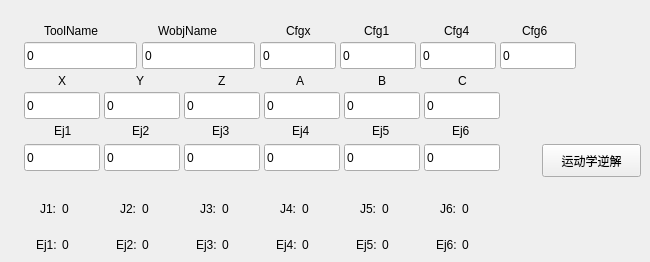
       <widget class="QWidget" name="tab_12">
        <attribute name="title">
         <string>IkSolver</string>
        </attribute>
        <widget class="QLabel" name="label_67">
         <property name="geometry">
          <rect>
           <x>458</x>
           <y>72</y>
           <width>67</width>
           <height>17</height>
          </rect>
         </property>
         <property name="text">
          <string>C</string>
         </property>
        </widget>
        <widget class="QLineEdit" name="Ik_Cfg6">
         <property name="geometry">
          <rect>
           <x>500</x>
           <y>42</y>
           <width>76</width>
           <height>27</height>
          </rect>
         </property>
         <property name="text">
          <string>0</string>
         </property>
        </widget>
        <widget class="QLabel" name="label_84">
         <property name="geometry">
          <rect>
           <x>132</x>
           <y>122</y>
           <width>67</width>
           <height>17</height>
          </rect>
         </property>
         <property name="text">
          <string>Ej2</string>
         </property>
        </widget>
        <widget class="QLineEdit" name="Ik_b">
         <property name="geometry">
          <rect>
           <x>344</x>
           <y>92</y>
           <width>76</width>
           <height>27</height>
          </rect>
         </property>
         <property name="text">
          <string>0</string>
         </property>
        </widget>
        <widget class="QLineEdit" name="Ik_z">
         <property name="geometry">
          <rect>
           <x>184</x>
           <y>92</y>
           <width>76</width>
           <height>27</height>
          </rect>
         </property>
         <property name="text">
          <string>0</string>
         </property>
        </widget>
        <widget class="QLabel" name="Ik_ej1label">
         <property name="geometry">
          <rect>
           <x>62</x>
           <y>236</y>
           <width>53</width>
           <height>17</height>
          </rect>
         </property>
         <property name="text">
          <string>0</string>
         </property>
        </widget>
        <widget class="QLabel" name="label_38">
         <property name="geometry">
          <rect>
           <x>44</x>
           <y>22</y>
           <width>77</width>
           <height>17</height>
          </rect>
         </property>
         <property name="text">
          <string>ToolName</string>
         </property>
        </widget>
        <widget class="QLabel" name="label_130">
         <property name="geometry">
          <rect>
           <x>116</x>
           <y>236</y>
           <width>31</width>
           <height>17</height>
          </rect>
         </property>
         <property name="text">
          <string>Ej2:</string>
         </property>
        </widget>
        <widget class="QLabel" name="label_104">
         <property name="geometry">
          <rect>
           <x>280</x>
           <y>200</y>
           <width>31</width>
           <height>17</height>
          </rect>
         </property>
         <property name="text">
          <string>J4:</string>
         </property>
        </widget>
        <widget class="QLabel" name="label_45">
         <property name="geometry">
          <rect>
           <x>444</x>
           <y>22</y>
           <width>67</width>
           <height>17</height>
          </rect>
         </property>
         <property name="text">
          <string>Cfg4</string>
         </property>
        </widget>
        <widget class="QLineEdit" name="Ik_a">
         <property name="geometry">
          <rect>
           <x>264</x>
           <y>92</y>
           <width>76</width>
           <height>27</height>
          </rect>
         </property>
         <property name="text">
          <string>0</string>
         </property>
        </widget>
        <widget class="QLineEdit" name="Ik_ej5">
         <property name="geometry">
          <rect>
           <x>344</x>
           <y>144</y>
           <width>76</width>
           <height>27</height>
          </rect>
         </property>
         <property name="text">
          <string>0</string>
         </property>
        </widget>
        <widget class="QLabel" name="label_48">
         <property name="geometry">
          <rect>
           <x>522</x>
           <y>22</y>
           <width>67</width>
           <height>17</height>
          </rect>
         </property>
         <property name="text">
          <string>Cfg6</string>
         </property>
        </widget>
        <widget class="QLabel" name="label_88">
         <property name="geometry">
          <rect>
           <x>212</x>
           <y>122</y>
           <width>67</width>
           <height>17</height>
          </rect>
         </property>
         <property name="text">
          <string>Ej3</string>
         </property>
        </widget>
        <widget class="QLineEdit" name="Ik_ej3">
         <property name="geometry">
          <rect>
           <x>184</x>
           <y>144</y>
           <width>76</width>
           <height>27</height>
          </rect>
         </property>
         <property name="text">
          <string>0</string>
         </property>
        </widget>
        <widget class="QLabel" name="label_87">
         <property name="geometry">
          <rect>
           <x>54</x>
           <y>122</y>
           <width>67</width>
           <height>17</height>
          </rect>
         </property>
         <property name="text">
          <string>Ej1</string>
         </property>
        </widget>
        <widget class="QLabel" name="Ik_ej5label">
         <property name="geometry">
          <rect>
           <x>382</x>
           <y>236</y>
           <width>67</width>
           <height>17</height>
          </rect>
         </property>
         <property name="text">
          <string>0</string>
         </property>
        </widget>
        <widget class="QLabel" name="Ik_ej6label">
         <property name="geometry">
          <rect>
           <x>462</x>
           <y>236</y>
           <width>67</width>
           <height>17</height>
          </rect>
         </property>
         <property name="text">
          <string>0</string>
         </property>
        </widget>
        <widget class="QLabel" name="Ik_j1label">
         <property name="geometry">
          <rect>
           <x>62</x>
           <y>200</y>
           <width>53</width>
           <height>17</height>
          </rect>
         </property>
         <property name="text">
          <string>0</string>
         </property>
        </widget>
        <widget class="QLabel" name="label_94">
         <property name="geometry">
          <rect>
           <x>372</x>
           <y>122</y>
           <width>67</width>
           <height>17</height>
          </rect>
         </property>
         <property name="text">
          <string>Ej5</string>
         </property>
        </widget>
        <widget class="QLabel" name="label_98">
         <property name="geometry">
          <rect>
           <x>40</x>
           <y>200</y>
           <width>31</width>
           <height>17</height>
          </rect>
         </property>
         <property name="text">
          <string>J1:</string>
         </property>
        </widget>
        <widget class="QLineEdit" name="Ik_Cfg1">
         <property name="geometry">
          <rect>
           <x>340</x>
           <y>42</y>
           <width>76</width>
           <height>27</height>
          </rect>
         </property>
         <property name="text">
          <string>0</string>
         </property>
        </widget>
        <widget class="QLabel" name="Ik_j5label">
         <property name="geometry">
          <rect>
           <x>382</x>
           <y>200</y>
           <width>67</width>
           <height>17</height>
          </rect>
         </property>
         <property name="text">
          <string>0</string>
         </property>
        </widget>
        <widget class="QLineEdit" name="Ik_y">
         <property name="geometry">
          <rect>
           <x>104</x>
           <y>92</y>
           <width>76</width>
           <height>27</height>
          </rect>
         </property>
         <property name="text">
          <string>0</string>
         </property>
        </widget>
        <widget class="QLineEdit" name="Ik_x">
         <property name="geometry">
          <rect>
           <x>24</x>
           <y>92</y>
           <width>76</width>
           <height>27</height>
          </rect>
         </property>
         <property name="text">
          <string>0</string>
         </property>
        </widget>
        <widget class="QLineEdit" name="Ik_wobjName">
         <property name="geometry">
          <rect>
           <x>142</x>
           <y>42</y>
           <width>113</width>
           <height>27</height>
          </rect>
         </property>
         <property name="text">
          <string>0</string>
         </property>
        </widget>
        <widget class="QLabel" name="label_39">
         <property name="geometry">
          <rect>
           <x>158</x>
           <y>22</y>
           <width>79</width>
           <height>17</height>
          </rect>
         </property>
         <property name="text">
          <string>WobjName</string>
         </property>
        </widget>
        <widget class="QLabel" name="label_133">
         <property name="geometry">
          <rect>
           <x>196</x>
           <y>236</y>
           <width>31</width>
           <height>17</height>
          </rect>
         </property>
         <property name="text">
          <string>Ej3:</string>
         </property>
        </widget>
        <widget class="QLabel" name="label_40">
         <property name="geometry">
          <rect>
           <x>286</x>
           <y>22</y>
           <width>67</width>
           <height>17</height>
          </rect>
         </property>
         <property name="text">
          <string>Cfgx</string>
         </property>
        </widget>
        <widget class="QLineEdit" name="Ik_ej1">
         <property name="geometry">
          <rect>
           <x>24</x>
           <y>144</y>
           <width>76</width>
           <height>27</height>
          </rect>
         </property>
         <property name="text">
          <string>0</string>
         </property>
        </widget>
        <widget class="QLabel" name="label_135">
         <property name="geometry">
          <rect>
           <x>276</x>
           <y>236</y>
           <width>31</width>
           <height>17</height>
          </rect>
         </property>
         <property name="text">
          <string>Ej4:</string>
         </property>
        </widget>
        <widget class="QLabel" name="label_64">
         <property name="geometry">
          <rect>
           <x>296</x>
           <y>72</y>
           <width>67</width>
           <height>17</height>
          </rect>
         </property>
         <property name="text">
          <string>A</string>
         </property>
        </widget>
        <widget class="QLineEdit" name="Ik_Cfg4">
         <property name="geometry">
          <rect>
           <x>420</x>
           <y>42</y>
           <width>76</width>
           <height>27</height>
          </rect>
         </property>
         <property name="text">
          <string>0</string>
         </property>
        </widget>
        <widget class="QLabel" name="label_106">
         <property name="geometry">
          <rect>
           <x>360</x>
           <y>200</y>
           <width>31</width>
           <height>17</height>
          </rect>
         </property>
         <property name="text">
          <string>J5:</string>
         </property>
        </widget>
        <widget class="QLabel" name="Ik_j4label">
         <property name="geometry">
          <rect>
           <x>302</x>
           <y>200</y>
           <width>67</width>
           <height>17</height>
          </rect>
         </property>
         <property name="text">
          <string>0</string>
         </property>
        </widget>
        <widget class="QLabel" name="label_100">
         <property name="geometry">
          <rect>
           <x>120</x>
           <y>200</y>
           <width>31</width>
           <height>17</height>
          </rect>
         </property>
         <property name="text">
          <string>J2:</string>
         </property>
        </widget>
        <widget class="QLabel" name="label_61">
         <property name="geometry">
          <rect>
           <x>218</x>
           <y>72</y>
           <width>67</width>
           <height>17</height>
          </rect>
         </property>
         <property name="text">
          <string>Z</string>
         </property>
        </widget>
        <widget class="QLabel" name="label_52">
         <property name="geometry">
          <rect>
           <x>58</x>
           <y>72</y>
           <width>67</width>
           <height>17</height>
          </rect>
         </property>
         <property name="text">
          <string>X</string>
         </property>
        </widget>
        <widget class="QLineEdit" name="Ik_Cfgx">
         <property name="geometry">
          <rect>
           <x>260</x>
           <y>42</y>
           <width>76</width>
           <height>27</height>
          </rect>
         </property>
         <property name="text">
          <string>0</string>
         </property>
        </widget>
        <widget class="QLabel" name="label_131">
         <property name="geometry">
          <rect>
           <x>436</x>
           <y>236</y>
           <width>31</width>
           <height>17</height>
          </rect>
         </property>
         <property name="text">
          <string>Ej6:</string>
         </property>
        </widget>
        <widget class="QLabel" name="label_102">
         <property name="geometry">
          <rect>
           <x>200</x>
           <y>200</y>
           <width>31</width>
           <height>17</height>
          </rect>
         </property>
         <property name="text">
          <string>J3:</string>
         </property>
        </widget>
        <widget class="QLabel" name="Ik_ej3label">
         <property name="geometry">
          <rect>
           <x>222</x>
           <y>236</y>
           <width>67</width>
           <height>17</height>
          </rect>
         </property>
         <property name="text">
          <string>0</string>
         </property>
        </widget>
        <widget class="QLabel" name="label_51">
         <property name="geometry">
          <rect>
           <x>136</x>
           <y>72</y>
           <width>67</width>
           <height>17</height>
          </rect>
         </property>
         <property name="text">
          <string>Y</string>
         </property>
        </widget>
        <widget class="QLabel" name="Ik_j2label">
         <property name="geometry">
          <rect>
           <x>142</x>
           <y>200</y>
           <width>67</width>
           <height>17</height>
          </rect>
         </property>
         <property name="text">
          <string>0</string>
         </property>
        </widget>
        <widget class="QLabel" name="Ik_ej2label">
         <property name="geometry">
          <rect>
           <x>142</x>
           <y>236</y>
           <width>67</width>
           <height>17</height>
          </rect>
         </property>
         <property name="text">
          <string>0</string>
         </property>
        </widget>
        <widget class="QLineEdit" name="Ik_ej4">
         <property name="geometry">
          <rect>
           <x>264</x>
           <y>144</y>
           <width>76</width>
           <height>27</height>
          </rect>
         </property>
         <property name="text">
          <string>0</string>
         </property>
        </widget>
        <widget class="QLabel" name="label_41">
         <property name="geometry">
          <rect>
           <x>364</x>
           <y>22</y>
           <width>67</width>
           <height>17</height>
          </rect>
         </property>
         <property name="text">
          <string>Cfg1</string>
         </property>
        </widget>
        <widget class="QLabel" name="label_139">
         <property name="geometry">
          <rect>
           <x>36</x>
           <y>236</y>
           <width>31</width>
           <height>17</height>
          </rect>
         </property>
         <property name="text">
          <string>Ej1:</string>
         </property>
        </widget>
        <widget class="QLabel" name="Ik_j3label">
         <property name="geometry">
          <rect>
           <x>222</x>
           <y>200</y>
           <width>67</width>
           <height>17</height>
          </rect>
         </property>
         <property name="text">
          <string>0</string>
         </property>
        </widget>
        <widget class="QLabel" name="Ik_ej4label">
         <property name="geometry">
          <rect>
           <x>302</x>
           <y>236</y>
           <width>67</width>
           <height>17</height>
          </rect>
         </property>
         <property name="text">
          <string>0</string>
         </property>
        </widget>
        <widget class="QLineEdit" name="Ik_ej2">
         <property name="geometry">
          <rect>
           <x>104</x>
           <y>144</y>
           <width>76</width>
           <height>27</height>
          </rect>
         </property>
         <property name="text">
          <string>0</string>
         </property>
        </widget>
        <widget class="QLineEdit" name="Ik_ej6">
         <property name="geometry">
          <rect>
           <x>424</x>
           <y>144</y>
           <width>76</width>
           <height>27</height>
          </rect>
         </property>
         <property name="text">
          <string>0</string>
         </property>
        </widget>
        <widget class="QLabel" name="Ik_j6label">
         <property name="geometry">
          <rect>
           <x>462</x>
           <y>200</y>
           <width>67</width>
           <height>17</height>
          </rect>
         </property>
         <property name="text">
          <string>0</string>
         </property>
        </widget>
        <widget class="QLabel" name="label_68">
         <property name="geometry">
          <rect>
           <x>378</x>
           <y>72</y>
           <width>67</width>
           <height>17</height>
          </rect>
         </property>
         <property name="text">
          <string>B</string>
         </property>
        </widget>
        <widget class="QLineEdit" name="Ik_toolName">
         <property name="geometry">
          <rect>
           <x>24</x>
           <y>42</y>
           <width>113</width>
           <height>27</height>
          </rect>
         </property>
         <property name="text">
          <string>0</string>
         </property>
        </widget>
        <widget class="QLabel" name="label_77">
         <property name="geometry">
          <rect>
           <x>292</x>
           <y>122</y>
           <width>67</width>
           <height>17</height>
          </rect>
         </property>
         <property name="text">
          <string>Ej4</string>
         </property>
        </widget>
        <widget class="QLabel" name="label_128">
         <property name="geometry">
          <rect>
           <x>440</x>
           <y>200</y>
           <width>31</width>
           <height>17</height>
          </rect>
         </property>
         <property name="text">
          <string>J6:</string>
         </property>
        </widget>
        <widget class="QLabel" name="label_137">
         <property name="geometry">
          <rect>
           <x>356</x>
           <y>236</y>
           <width>31</width>
           <height>17</height>
          </rect>
         </property>
         <property name="text">
          <string>Ej5:</string>
         </property>
        </widget>
        <widget class="QLineEdit" name="Ik_c">
         <property name="geometry">
          <rect>
           <x>424</x>
           <y>92</y>
           <width>76</width>
           <height>27</height>
          </rect>
         </property>
         <property name="text">
          <string>0</string>
         </property>
        </widget>
        <widget class="QPushButton" name="IkSolver_btn">
         <property name="geometry">
          <rect>
           <x>542</x>
           <y>144</y>
           <width>99</width>
           <height>33</height>
          </rect>
         </property>
         <property name="text">
          <string>运动学逆解</string>
         </property>
        </widget>
        <widget class="QLabel" name="label_95">
         <property name="geometry">
          <rect>
           <x>452</x>
           <y>122</y>
           <width>67</width>
           <height>17</height>
          </rect>
         </property>
         <property name="text">
          <string>Ej6</string>
         </property>
        </widget>
       </widget>
